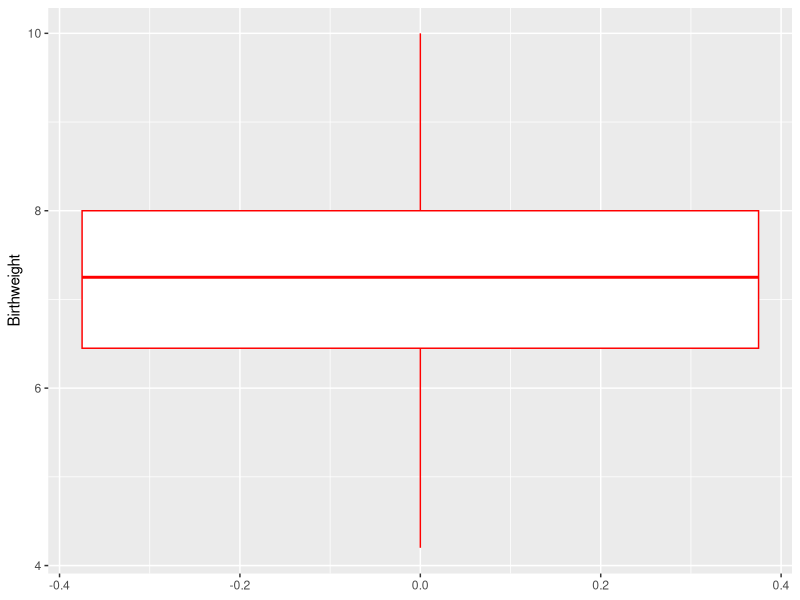
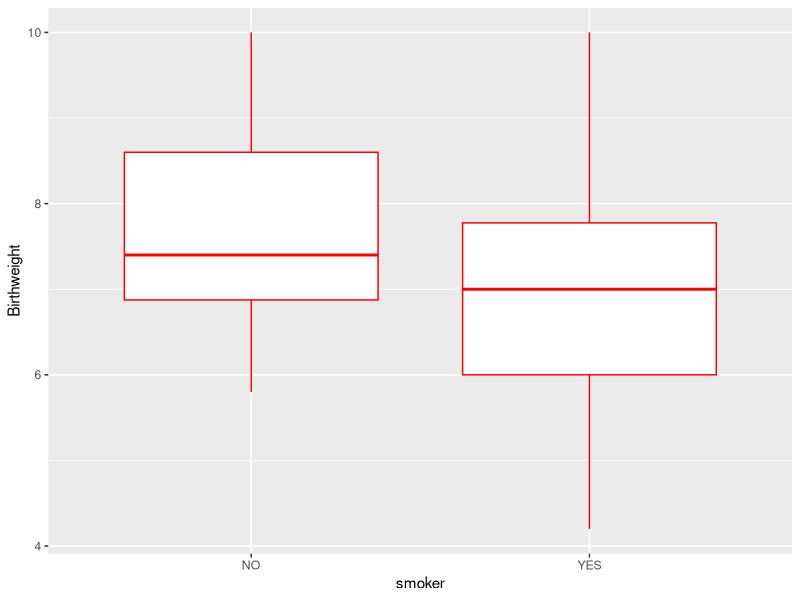

R code for these plots, in order:
## ---- chunk 1
bwt <- read.csv("./data/birthweight_reduced.csv")
head(bwt)
## ---- chunk 2
library(tidyverse)
#bwt$smoker <- factor(bwt$smoker, labels=c('NO','YES'))
bwt |> mutate(smoker=factor(smoker, labels=c('NO','YES'))) -> bwt
## ---- chunk 3
summary(bwt$Birthweight)
## ---- chunk 4
paste("La media es",mean(bwt$Birthweight))
paste("La mediana es",median(bwt$Birthweight))
paste("Los cuartiles son")
quantile(bwt$Birthweight, c(0.25,0.5,0.75))
## ---- chunk 5
ggplot(bwt, aes(y=Birthweight))+geom_boxplot(color='red')
## ---- chunk 6
bwt |> group_by(smoker) |> summarise(num=n())
#table(bwt$smoker)
#summary(bwt$smoker)
## ---- chunk 7
bwt |> group_by(smoker) |> summarise(m=mean(Birthweight))
## ---- chunk 8
bwt |> group_by(smoker) |> summarise(num=n() ,
                                  media=mean(Birthweight),
                                  v=var(Birthweight))
## ---- chunk 9
ggplot(bwt, aes(y=Birthweight, x=smoker))+geom_boxplot(color='red')
## ---- chunk 10
df_sunny <- read.csv("./data/cities_sunny.csv")
head(df_sunny)
## ---- chunk 11
length(unique(df_sunny$Country))
## ---- chunk 12
df_sunny |> group_by(City) |> summarise(num=n_distinct(Country)) |> filter(num>1)
## ---- chunk 13
df_sunny[which(df_sunny$City=='La Paz'),'Country']
## ---- chunk 14
df_sunny |> group_by(City) |> mutate(num=n_distinct(Country)) |> filter(num>1)
## ---- chunk 15
df_sunny |> group_by(Country) |> summarise(num=n_distinct(City)) |> arrange(desc(num))
## ---- chunk 16
nrow(distinct(df_sunny[,c('Country','City')]))

## ---- chunk 17
df_sunny |> arrange(desc(Jan)) |> head(1) |> pull('City')

df_sunny[which.max(df_sunny$Jan),'City']
## ---- chunk 18

df_sunny |> mutate(q1=Jan+Feb+Mar) |> arrange(desc(q1)) |> head(1)

## ---- chunk 19
df_sunny$total <-  rowSums(df_sunny[,3:14])
df_sunny |> arrange(desc(total)) |> head(1)
## ---- chunk 20
df_sunny |> group_by(Country) |> 
  summarise(num_city=n(), media=mean(Jan)) |> 
  arrange(desc(num_city)) |> head(1)
## ---- chunk 21
horas_sol_madrid <- as.numeric(df_sunny[df_sunny$City=='Madrid',3:14])

paste("Horas medias de sol",mean(horas_sol_madrid))
paste("Horas mediana de sol",median(horas_sol_madrid))

